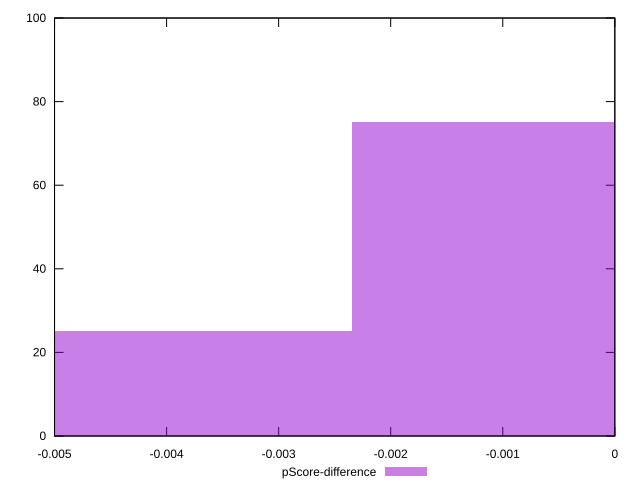

This chart was generated by the following gnuplot code:
reset

$pScoreDifference <<EOF
0 75
-0.004695146742407388 25
EOF

set key outside below
set boxwidth 0.004695146742407388
set xrange [-0.0050000000000000044:0]
set yrange [0:100]
set trange [0:100]
set style fill transparent solid 0.5 noborder
set terminal svg size 640, 490 enhanced background rgb 'white'
set output "report_00009_2021-02-08T22-37-41.559Z/uses-webp-images/samples/pages+cached+noadtech+nomedia+nocss/pScore-difference/histogram.svg"

plot $pScoreDifference title "pScore-difference" with boxes

reset
